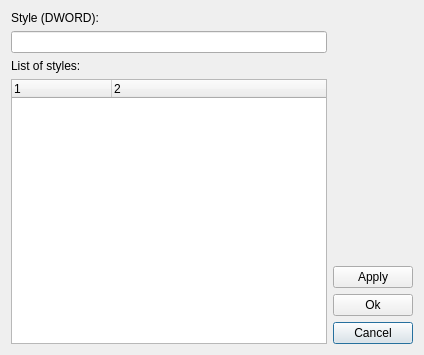
<?xml version="1.0" encoding="UTF-8"?>
<ui version="4.0">
 <class>DlgEditStyle</class>
 <widget class="QDialog" name="DlgEditStyle">
  <property name="geometry">
   <rect>
    <x>0</x>
    <y>0</y>
    <width>424</width>
    <height>355</height>
   </rect>
  </property>
  <property name="sizePolicy">
   <sizepolicy hsizetype="Fixed" vsizetype="Fixed">
    <horstretch>0</horstretch>
    <verstretch>0</verstretch>
   </sizepolicy>
  </property>
  <property name="windowTitle">
   <string>Edit styles</string>
  </property>
  <layout class="QGridLayout" name="gridLayout">
   <item row="0" column="0">
    <widget class="QLabel" name="lblStyles">
     <property name="sizePolicy">
      <sizepolicy hsizetype="Preferred" vsizetype="Maximum">
       <horstretch>0</horstretch>
       <verstretch>0</verstretch>
      </sizepolicy>
     </property>
     <property name="text">
      <string>Style (DWORD):</string>
     </property>
    </widget>
   </item>
   <item row="1" column="0">
    <widget class="QLineEdit" name="txtStyles">
     <property name="sizePolicy">
      <sizepolicy hsizetype="Expanding" vsizetype="Maximum">
       <horstretch>0</horstretch>
       <verstretch>0</verstretch>
      </sizepolicy>
     </property>
     <property name="readOnly">
      <bool>true</bool>
     </property>
    </widget>
   </item>
   <item row="2" column="0">
    <widget class="QLabel" name="lblList">
     <property name="sizePolicy">
      <sizepolicy hsizetype="Preferred" vsizetype="Maximum">
       <horstretch>0</horstretch>
       <verstretch>0</verstretch>
      </sizepolicy>
     </property>
     <property name="text">
      <string>List of styles:</string>
     </property>
    </widget>
   </item>
   <item row="6" column="1">
    <widget class="QPushButton" name="btnCancel">
     <property name="text">
      <string>Cancel</string>
     </property>
    </widget>
   </item>
   <item row="5" column="1">
    <widget class="QPushButton" name="btnOk">
     <property name="text">
      <string>Ok</string>
     </property>
    </widget>
   </item>
   <item row="4" column="1">
    <widget class="QPushButton" name="btnApply">
     <property name="text">
      <string>Apply</string>
     </property>
    </widget>
   </item>
   <item row="3" column="0" rowspan="4">
    <widget class="QTreeWidget" name="treeview">
     <property name="selectionMode">
      <enum>QAbstractItemView::MultiSelection</enum>
     </property>
     <property name="itemsExpandable">
      <bool>false</bool>
     </property>
     <property name="headerHidden">
      <bool>false</bool>
     </property>
     <property name="columnCount">
      <number>2</number>
     </property>
     <attribute name="headerMinimumSectionSize">
      <number>0</number>
     </attribute>
     <column>
      <property name="text">
       <string/>
      </property>
     </column>
     <column>
      <property name="text">
       <string/>
      </property>
     </column>
    </widget>
   </item>
  </layout>
 </widget>
 <resources/>
 <connections>
  <connection>
   <sender>btnApply</sender>
   <signal>clicked()</signal>
   <receiver>DlgEditStyle</receiver>
   <slot>slotApply()</slot>
   <hints>
    <hint type="sourcelabel">
     <x>384</x>
     <y>256</y>
    </hint>
    <hint type="destinationlabel">
     <x>215</x>
     <y>167</y>
    </hint>
   </hints>
  </connection>
  <connection>
   <sender>btnOk</sender>
   <signal>clicked()</signal>
   <receiver>DlgEditStyle</receiver>
   <slot>slotAccept()</slot>
   <hints>
    <hint type="sourcelabel">
     <x>384</x>
     <y>285</y>
    </hint>
    <hint type="destinationlabel">
     <x>215</x>
     <y>167</y>
    </hint>
   </hints>
  </connection>
  <connection>
   <sender>btnCancel</sender>
   <signal>clicked()</signal>
   <receiver>DlgEditStyle</receiver>
   <slot>slotCancel()</slot>
   <hints>
    <hint type="sourcelabel">
     <x>384</x>
     <y>314</y>
    </hint>
    <hint type="destinationlabel">
     <x>215</x>
     <y>167</y>
    </hint>
   </hints>
  </connection>
  <connection>
   <sender>treeview</sender>
   <signal>itemSelectionChanged()</signal>
   <receiver>DlgEditStyle</receiver>
   <slot>slotTreeWidget_itemSelectionChanged()</slot>
   <hints>
    <hint type="sourcelabel">
     <x>156</x>
     <y>185</y>
    </hint>
    <hint type="destinationlabel">
     <x>196</x>
     <y>153</y>
    </hint>
   </hints>
  </connection>
 </connections>
 <slots>
  <slot>slotApply()</slot>
  <slot>slotAccept()</slot>
  <slot>slotCancel()</slot>
  <slot>slotTreeWidget_itemSelectionChanged()</slot>
 </slots>
</ui>
